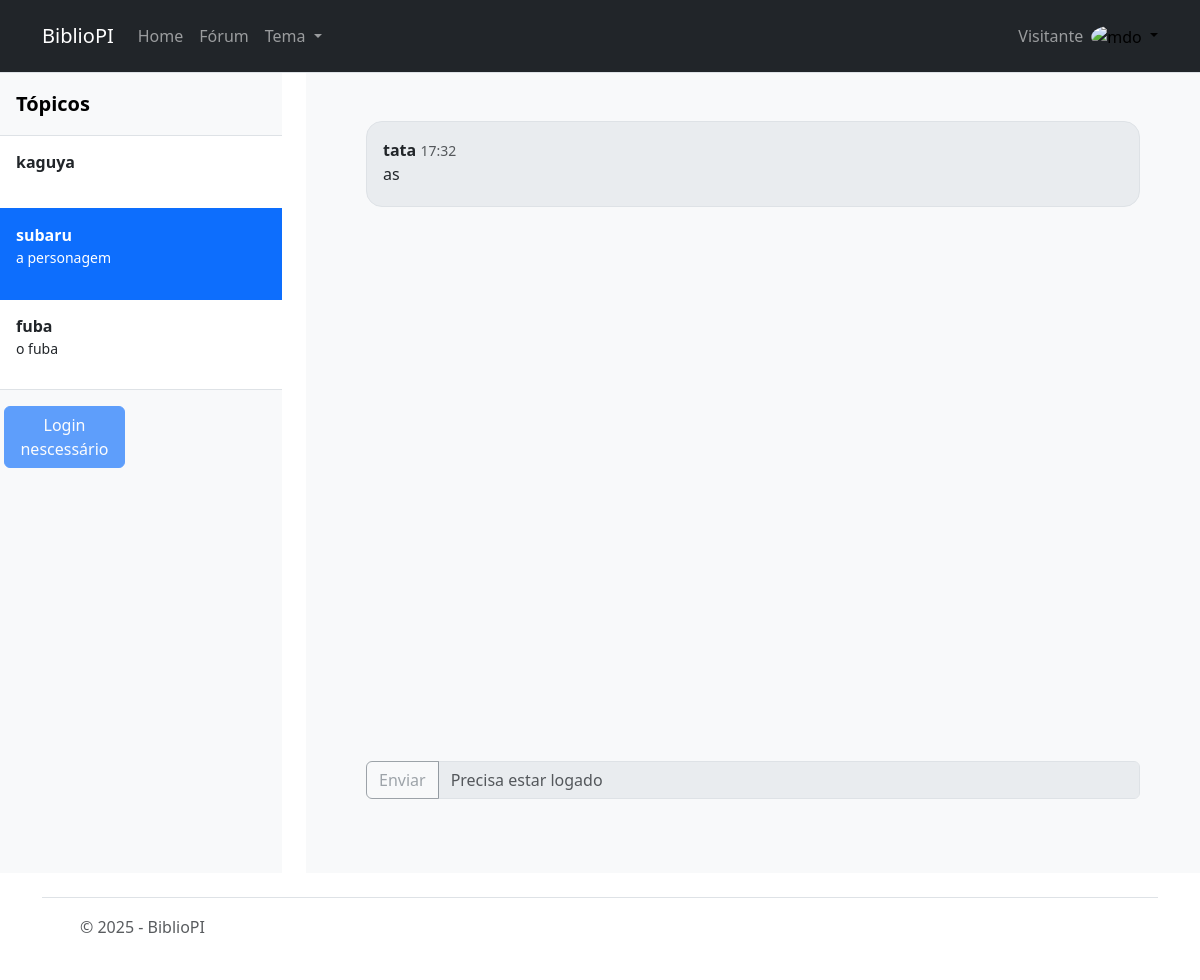
The app's page /forum/4/ with its own data.
### app/models.py (models this page shows, shortened)
class Topico(models.Model):
    nome = models.CharField(max_length=200, verbose_name="Nome do post")
    desc = models.CharField(max_length=200, verbose_name="Descrição do post")
    class Meta:
        verbose_name = "Topico"
        verbose_name_plural = "Topicos"

class Mensagem(models.Model):
    topico = models.ForeignKey(Topico, on_delete=models.CASCADE)
    usuario = models.ForeignKey(User, on_delete=models.CASCADE)
    texto = models.CharField(max_length=600, verbose_name="Nome do post")
    criado_em = models.DateTimeField(auto_now_add=True)
    class Meta:
        verbose_name = "Mensagem"
        verbose_name_plural = "Mensagens"

### app/views.py (the view, shortened to what this page needs)
# urls.py: path("forum/", ForumView.as_view(), name='forum_lista'),
class ForumView(View):
    def get(self, request, topico_id=None):
        topicos = Topico.objects.all()
        if topico_id is None:
            return render(request, "forum.html", {"topicos": topicos, "topico": None, "mensagens": None})
        topico = get_object_or_404(Topico, id=topico_id)
        mensagens = Mensagem.objects.filter(topico=topico).order_by("criado_em")
        return render(request, "forum.html", {"topicos": topicos, "topico": topico, "mensagens": mensagens})

### app/templates/forum.html (shortened to what this page needs)
{% extends "base.html" %}
{% block content %}
    <div class="row">
        <div class="col-3">
            {% include "partials/sidebar.html" %}
        </div>
        <div class="col-9">
            {% if topico %}
            {% include "chat.html" %}
            {% else %}
            <div class="container p-5">
                <div class="alert alert-warning" role="alert">
                    Escolha um tópico
                </div>
            </div>
            {% endif %}
        </div>
    </div>
{% endblock %}

### app/templates/partials/sidebar.html (shortened to what this page needs)
<div class="flex-column align-items-stretch flex-shrink-0 bg-body-tertiary"
    style="height: 100vh; overflow-y: auto; overflow-x: hidden;">
    <a href="/"
        class="d-flex align-items-center flex-shrink-0 p-3 link-body-emphasis text-decoration-none border-bottom">
        <span class="fs-5 fw-semibold">Tópicos</span>
    </a>
    <div class="list-group list-group-flush border-bottom scrollarea" id="lista-topicos">
        {% for topico in topicos %}
        <a href="{% url 'forum' topico.id %}" class="list-group-item list-group-item-action py-3 lh-sm"
            aria-current="true">
            <div class="d-flex w-100 align-items-center justify-content-between">
                <strong class="mb-1">{{ topico.nome }}</strong>
            </div>
            <div class="col-10 mb-1 small">
                <p>{{ topico.desc }}</p>
            </div>
        </a>
        {% endfor %}
    </div>
    <div class="row">
        <div class="col-md-6 p-3">
            {% if user.is_authenticated %}
            <button type="button" class="btn btn-primary" data-bs-toggle="modal" data-bs-target="#modalNovoTopico">
                Adicionar Tópico
            </button>
            {% else %}
            <button type="button" class="btn btn-primary" disabled>Login nescessário</button>
            {% endif %}
        </div>
    </div>
</div>

### app/templates/chat.html (shortened to what this page needs)
<div class="container p-5 bg-body-tertiary" style="min-height: 100vh;">
    <div class="container overflow-y-auto" style="height: 80vh;">
        {% for mensagem in mensagens %}
        <div class="bg-body-secondary flex-column border rounded-4 mb-3 p-3 msg">
            <strong>{{ mensagem.usuario.username }}</strong>
            <small class="text-muted">{{ mensagem.criado_em|date:"H:i" }}</small>
            <p class="mb-1">{{ mensagem.texto }}</p>
        </div>
        {% empty %}
        <div class="alert alert-warning" role="alert">
            Esse forum ainda não tem mensagens, seja o primeiro!
        </div>
        {% endfor %}
    </div>
    <div class="container">
        {% if user.is_authenticated %}
        <form method="POST">
            {% csrf_token %}
            <div class="input-group mb-3">
                <button class="btn btn-outline-secondary" type="submit">Enviar</button>
                <input name="texto" type="text" class="form-control" placeholder='Conversar em #{{ topico.nome }}'
                    required">
            </div>
        </form>
        {% else %}
        <fieldset disabled>
            <div class="input-group mb-3">
                <button class="btn btn-outline-secondary" type="submit" id="button-addon1">Enviar</button>
                <input name="texto" type="text" class="form-control" placeholder='Precisa estar logado' required">
            </div>
        </fieldset>
        {% endif %}
    </div>
</div>

### app/templates/forum.html (style rules this page uses)
html { overflow-x: hidden; }

### app/templates/chat.html (style rules this page uses)
.msg { transition: 0.2s ease; }

### records on screen
Topico: nome "kaguya"
Topico: nome "subaru", desc "a personagem"
Topico: nome "fuba", desc "o fuba"
Mensagem: usuario.username "tata", criado_em "17:32", texto "as"
